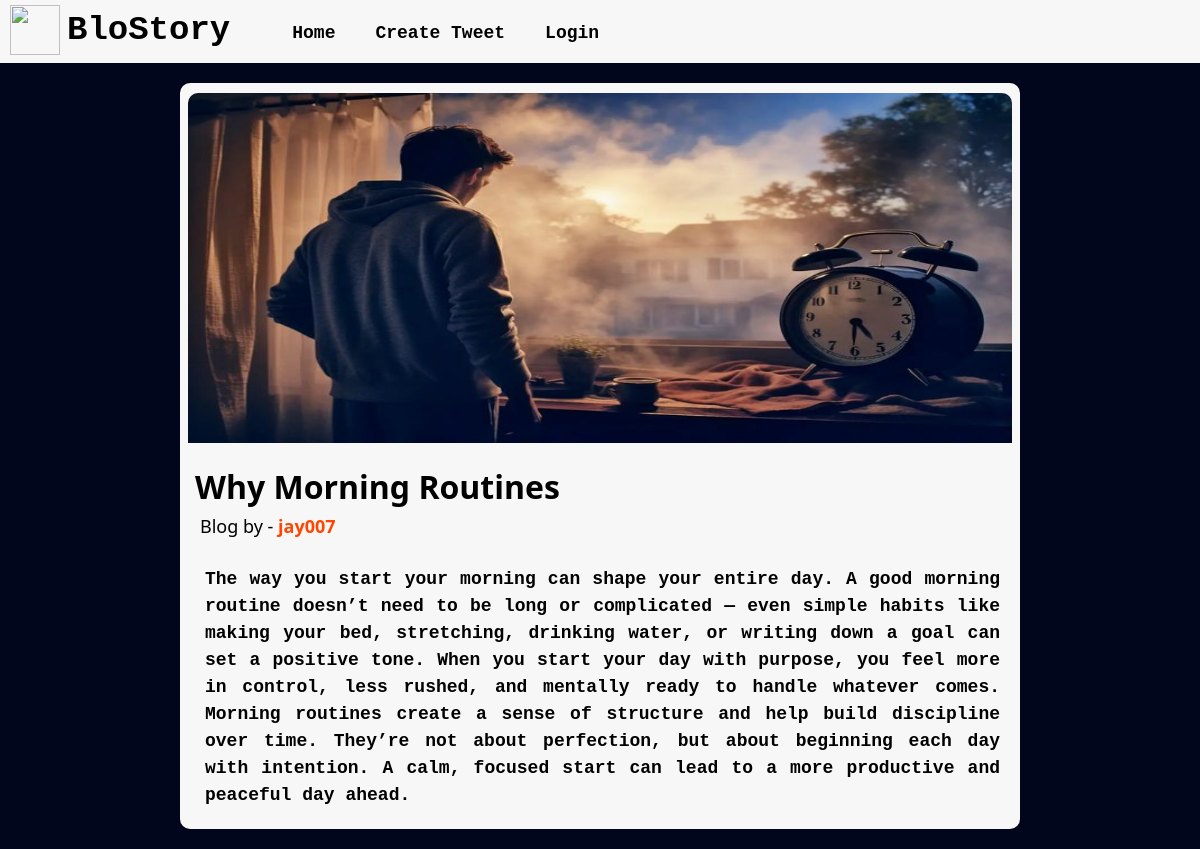
The page /tweet/15/see-tweet/ on the database its author committed.
### tweet/models.py (models this page shows, shortened)
class BlogPost(models.Model):
    user = models.ForeignKey(User, on_delete=models.CASCADE)
    title = models.CharField(blank=True, max_length=20, null=True)
    text = models.TextField(blank=True, null=True)
    image = models.ImageField(upload_to="photos/", blank=True, null=True)
    create_at = models.DateTimeField(auto_now_add=True)
    update_at = models.DateTimeField(auto_now=True)

### tweet/views.py (the view)
# urls.py: path('<int:blogId>/see-tweet/', views.seeTweet, name="seeTweet"),
def seeTweet(request, blogId):
    blog = BlogPost.objects.get(id=blogId)
    return render(request, "see_tweet.html", {"blog":blog})

### tweet/templates/see_tweet.html (shortened to what this page needs)
{% extends 'layout.html' %}
{% block content %}
<div class="blogFullPost">
    <img class="blogImg" src="{{blog.image.url}}">
    <h2 class="blogTitle">{{blog.title}}</h2>
    <h3 class="blogAuthor">Blog by - <b style="color: orangered;">{{blog.user}}</b></h3>
    <p class="blogContent">{{blog.text}}</p>
</div>
{% endblock %}

### static/style.css (style rules this page uses)
body { background-color: rgb(1, 6, 29); }
h2 { font-family: 'Segoe UI', Tahoma, Geneva, Verdana, sans-serif; font-size: 32px; margin: 10px 0px 0px 10px; }
p { margin: 10px 0px 10px 15px; }

### static/tweet_style.css (style rules this page uses)
.blogFullPost { display: flex; flex-direction: column; justify-self: center; width:70%; height: fit-content; background-color: rgb(247, 247, 247); border-radius: 10px; align-items: center; margin: 20px; }
.blogImg { height: 350px; width: 98%; margin: 10px 0px 5px 0px; border-radius: 10px 10px 0px 0px; }
.blogTitle { font-size: 32px; font-family: 'Segoe UI', Tahoma, Geneva, Verdana, sans-serif; font-weight: 700; color: black; padding: 10px; text-align: left; width: 100%; }
.blogAuthor { font-size: 18px; font-family: 'Segoe UI', Tahoma, Geneva, Verdana, sans-serif; font-weight: 500; color: black; padding-left: 20px; text-align: left; width: 100%; }
.blogContent { font-size: 18px; font-family: 'Courier New', Courier, monospace; font-weight: 700; color: black; padding: 10px; margin-right: 10px; text-align: justify; }

### rows shown on the page
BlogPost: image (picture), title "Why Morning Routines", user "jay007", text "The way you start your morning can shape your entire day. A good morning routine doesn’t need to be long or complicated — even simple habits like making your bed, stretching, drinking water, or writing down a goal can set a positive tone. When you start your day with purpose, you feel more in control, less rushed, and mentally ready to handle whatever comes. Morning routines create a sense of structure and help build discipline over time. They’re not about perfection, but about beginning each day with intention. A calm, focused start can lead to a more productive and peaceful day ahead."
